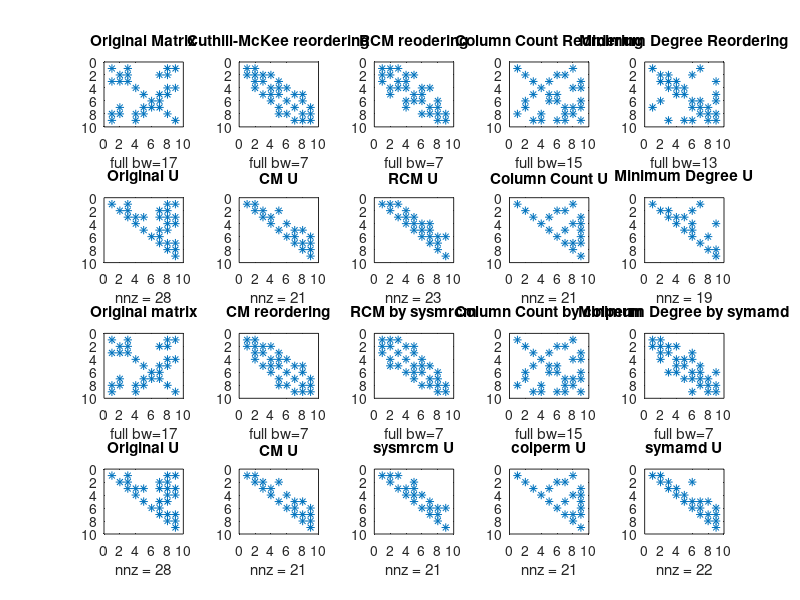

This chart was generated by the following MATLAB code:
%Ex7 Q3

%--1-->>Original Matrix A
A=[ 1 0 1 0 0 0 0 1 1;
    0 1 1 0 0 0 1 1 0;
    1 1 1 0 0 0 0 0 0;
    0 0 0 1 0 0 0 1 1;
    0 0 0 0 1 0 1 1 0;
    0 0 0 0 0 1 1 0 0;
    0 1 0 0 1 1 1 0 0;
    1 1 0 1 1 0 0 1 0;
    1 0 0 1 0 0 0 0 1];

figure(1)
subplot(4,5,1)
spy(A)
title('Original Matrix')
xlabel(sprintf('full bw=%d',1+2*bandwidth(A)))

[L,U]=lu(A);
subplot(4,5,6)
spy(U)
title('Original U')

%--2-->>Cuthill-McKee reordering
B=[ 1 1 0 0 0 0 0 0 0;
    1 1 1 1 0 0 0 0 0;
    0 1 1 0 1 0 0 0 0;
    0 1 0 1 1 1 0 0 0;
    0 0 1 1 1 0 1 1 0;
    0 0 0 1 0 1 0 1 0;
    0 0 0 0 1 0 1 0 1;
    0 0 0 0 1 1 0 1 1;
    0 0 0 0 0 0 1 1 1];

subplot(4,5,2)
spy(B)
title('Cuthill-McKee reordering')
xlabel(sprintf('full bw=%d',1+2*bandwidth(B)))

[L,U]=lu(B);
subplot(4,5,7)
spy(U)
title('CM U')
%--3-->>Reverse Cuthill-McKee reordering
C=[ 1 1 1 0 0 0 0 0 0;
    1 1 0 1 1 0 0 0 0;
    1 0 1 1 0 0 0 0 0;
    0 1 1 1 0 1 1 0 0;
    0 1 0 0 1 1 0 0 0;
    0 0 0 1 1 1 0 1 0;
    0 0 0 1 0 0 1 1 0;
    0 0 0 0 0 1 1 1 1;
    0 0 0 0 0 0 0 1 1];

subplot(4,5,3)
spy(C)
title('RCM reodering')
xlabel(sprintf('full bw=%d',1+2*bandwidth(C)))

[L,U]=lu(C);
subplot(4,5,8)
spy(U)
title('RCM U')

%--4-->>Column Count Reordering
D=[ 1 0 0 0 0 0 0 1 0;
    0 1 0 0 0 1 1 0 0;
    0 0 1 0 1 0 0 0 1;
    0 0 0 1 0 0 0 1 1;
    0 0 1 0 1 1 0 0 0;
    0 1 0 0 1 1 0 0 1;
    0 1 0 0 0 0 1 1 1;
    1 0 0 1 0 0 1 1 0;
    0 0 1 1 0 1 1 0 1];
subplot(4,5,4);
spy(D)
title('Column Count Reordering')
xlabel(sprintf('full bw=%d',1+2*bandwidth(D)))

[L,U]=lu(D);
subplot(4,5,9)
spy(U)
title('Column Count U')
%--5-->>Minimum Degree Reordering
M=[ 1 0 0 0 0 0 1 0 0;
    0 1 1 0 0 1 0 0 0;
    0 1 1 1 0 0 0 0 1;
    0 0 1 1 1 0 0 0 0;
    0 0 0 1 1 0 0 0 1;
    0 1 0 0 0 1 1 0 1;
    1 0 0 0 0 1 1 1 0;
    0 0 0 0 0 0 1 1 1;
    0 0 1 0 1 1 0 1 1];
subplot(4,5,5);
spy(M)
title('Minimum Degree Reordering')
xlabel(sprintf('full bw=%d',1+2*bandwidth(M)))

[L,U]=lu(M);
subplot(4,5,10)
spy(U)
title('Minimum Degree U')

%--6-->Original matrix
subplot(4,5,11)
spy(A)
title('Original matrix')
xlabel(sprintf('full bw=%d',1+2*bandwidth(A)))

[L,U]=lu(A);
subplot(4,5,16)
spy(U)
title('Original U')

%--7-->CM Matrix
subplot(4,5,12)
spy(B)
title('CM reordering')
xlabel(sprintf('full bw=%d',1+2*bandwidth(B)))
[L,U]=lu(B);
subplot(4,5,17)
spy(U)
title('CM U')

%--8-->RCM by symrcm
p=symrcm(A);
subplot(4,5,13)
spy(A(p,p))
title('RCM by sysmrcm')
xlabel(sprintf('full bw=%d',1+2*bandwidth(A(p,p))))

[L,U]=lu(A(p,p));
subplot(4,5,18)
spy(U)
title('sysmrcm U')

%--9-->Column Count by colperm
q=colperm(A);
subplot(4,5,14)
spy(A(q,q))
title('Column Count by colperm')
xlabel(sprintf('full bw=%d',1+2*bandwidth(A(q,q))))

[L,U]=lu(A(q,q));
subplot(4,5,19)
spy(U)
title('colperm U')

%--10-->Minimum Degree by symamd
r=symamd(A);
subplot(4,5,15)
spy(A(r,r))
title('Minimum Degree by symamd')
xlabel(sprintf('full bw=%d',1+2*bandwidth(A(r,r))))

[L,U]=lu(A(r,r));
subplot(4,5,20)
spy(U)
title('symamd U')